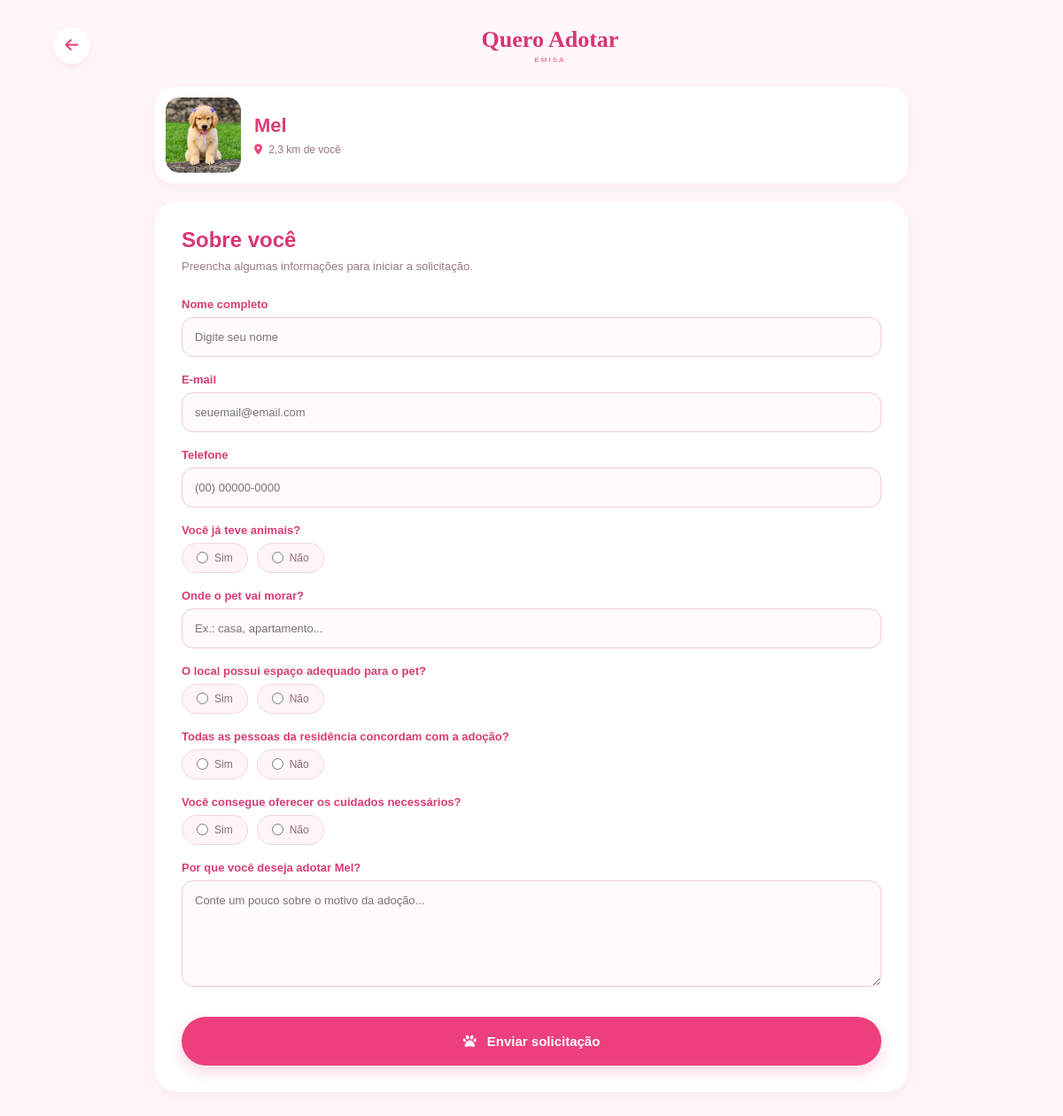
The app's page /pet/1/adotar/ (signed in) with its own data.
### app/models.py (models this page shows, shortened)
class Pet(models.Model):
    ESPECIES = [
        ('cao', 'Cão'),
        ('gato', 'Gato'),
    ]
    PORTES = [
        ('pequeno', 'Pequeno'),
        ('medio', 'Médio'),
        ('grande', 'Grande'),
    ]
    IDADES = [
        ('filhote', 'Filhote'),
        ('adulto', 'Adulto'),
    ]
    nome = models.CharField(max_length=100)
    foto = models.ImageField(
        upload_to='pets/',
        blank=True,
        null=True
    )
    especie = models.CharField(
        max_length=10,
        choices=ESPECIES
    )
    porte = models.CharField(
        max_length=10,
        choices=PORTES
    )
    idade = models.CharField(
        max_length=10,
        choices=IDADES
    )
    distancia = models.DecimalField(
        max_digits=5,
        decimal_places=1,
        default=0
    )
    vacinado = models.BooleanField(default=False)
    castrado = models.BooleanField(default=False)
    descricao = models.TextField(blank=True)
    temperamento = models.CharField(
        max_length=200,
        blank=True
    )
    disponivel = models.BooleanField(default=True)

### app/views.py (the view, shortened to what this page needs)
@login_required
def solicitar_adocao(request, pet_id):
    pet = Pet.objects.get(id=pet_id)
    return render(request, 'adocao.html', {
        'pet': pet
    })

### templates/adocao.html (shortened to what this page needs)
{% load static %}
<!DOCTYPE html>
<html lang="pt-br">
<head>
    <link rel="stylesheet" href="{% static 'css/style.css' %}">
    <link
        rel="stylesheet"
        href="https://cdnjs.cloudflare.com/ajax/libs/font-awesome/6.5.2/css/all.min.css"
    >
</head>
<body>
<div class="adocao-container">
    <header class="adocao-topo">
        <a href="{% url 'perfil_pet' pet.id %}" class="voltar">
            <i class="fa-solid fa-arrow-left"></i>
        </a>
        <div>
            <h1>Quero Adotar</h1>
            <span>EMISA</span>
        </div>
    </header>
    <section class="pet-escolhido">
        {% if pet.foto %}
            <img
                src="{{ pet.foto.url }}"
                alt="{{ pet.nome }}"
            >
        {% else %}
            {% if pet.especie == 'cao' %}
                🐶
            {% else %}
                🐱
            {% endif %}
        {% endif %}
        <div>
            <h2>{{ pet.nome }}</h2>
            <p>
                <i class="fa-solid fa-location-dot"></i>
                {{ pet.distancia }} km de você
            </p>
        </div>
    </section>
    <form method="POST" class="form-adocao">
        <h2>Sobre você</h2>
        <p class="subtitulo">
            Preencha algumas informações para iniciar a solicitação.
        </p>
        <label>
            Nome completo
        </label>
        <input
            type="text"
            name="nome_adotante"
            placeholder="Digite seu nome"
            required
        >
        <label>
            E-mail
        </label>
        <input
            type="email"
            name="email"
            placeholder="seuemail@email.com"
            required
        >
        <label>
            Telefone
        </label>
        <input
            type="tel"
            name="telefone"
            placeholder="(00) 00000-0000"
            required
        >
        <label>
            Você já teve animais?
        </label>
        <div class="opcoes-form">
            <label>
                <input
                    type="radio"
                    name="ja_teve_animais"
                    value="sim"
                    required
                >
                Sim
            </label>
            <label>
                <input
                    type="radio"
                    name="ja_teve_animais"
                    value="nao"
                >
                Não
            </label>
        </div>
        <label>
            Onde o pet vai morar?
        </label>
        <input
            type="text"
            name="local_moradia"
            placeholder="Ex.: casa, apartamento..."
            required
        >
        <label>
            O local possui espaço adequado para o pet?
        </label>
        <div class="opcoes-form">
            <label>
                <input
                    type="radio"
                    name="possui_espaco"
                    value="sim"
                    required
                >
                Sim
            </label>
            <label>
                <input
                    type="radio"
                    name="possui_espaco"
                    value="nao"
                >
                Não
            </label>
        </div>
        <label>
            Todas as pessoas da residência concordam com a adoção?
        </label>
        <div class="opcoes-form">
            <label>
                <input
                    type="radio"
                    name="todos_concordam"
                    value="sim"
                    required
                >
                Sim
            </label>
            <label>
                <input
                    type="radio"
                    name="todos_concordam"
                    value="nao"
                >
                Não
            </label>
        </div>
        <label>
            Você consegue oferecer os cuidados necessários?
        </label>
        <div class="opcoes-form">
            <label>
                <input
                    type="radio"
                    name="consegue_cuidar"
                    value="sim"
                    required
                >
                Sim
            </label>
            <label>
                <input
                    type="radio"
                    name="consegue_cuidar"
                    value="nao"
                >
                Não
            </label>
        </div>
        <label>
            Por que você deseja adotar {{ pet.nome }}?
        </label>
        <textarea
            name="motivo"
            rows="5"
            placeholder="Conte um pouco sobre o motivo da adoção..."
            required
        ></textarea>
        <button type="submit" class="btn-enviar-adocao">
            <i class="fa-solid fa-paw"></i>
            Enviar solicitação
        </button>
    </form>
</div>
</body>
</html>

### static/css/style.css (style rules this page uses)
* { margin: 0; padding: 0; box-sizing: border-box; }
html, body { width: 100%; min-height: 100%; }
body { font-family: Arial, sans-serif; background: #fff7fa; color: #555; }
.voltar, .perfil-favorito { width: 42px; height: 42px; border-radius: 50%; background: white; border: none; display: flex; align-items: center; justify-content: center; color: #e9437d; font-size: 17px; box-shadow: 0 3px 10px rgba(220, 60, 120, 0.10); cursor: pointer; text-decoration: none; flex-shrink: 0; }
.adocao-container { width: 100%; min-height: 100vh; background: #fff7fa; padding: 18px 5% 50px; }
.adocao-topo { width: 100%; height: 65px; display: flex; align-items: center; justify-content: space-between; margin-bottom: 15px; }
.adocao-topo > div { text-align: center; }
.adocao-topo h1 { margin: 0; color: #d93673; font-family: Georgia, serif; font-size: 26px; }
.adocao-topo span { display: block; color: #e84b83; font-size: 8px; letter-spacing: 2px; margin-top: 3px; }
.pet-escolhido { width: 100%; max-width: 850px; margin: 0 auto 20px; padding: 12px; display: flex; align-items: center; gap: 15px; background: white; border-radius: 20px; box-shadow: 0 4px 15px rgba(220, 60, 120, 0.08); }
.pet-escolhido img { width: 85px; height: 85px; border-radius: 15px; object-fit: cover; display: block; flex-shrink: 0; }
.pet-escolhido h2 { margin: 0 0 7px; color: #dc3f78; font-size: 22px; }
.pet-escolhido p { margin: 0; color: #967884; font-size: 12px; }
.pet-escolhido p i { color: #e84881; margin-right: 4px; }
.form-adocao { width: 100%; max-width: 850px; margin: 0 auto; padding: 30px; background: white; border-radius: 25px; box-shadow: 0 5px 20px rgba(220, 60, 120, 0.08); }
.form-adocao h2 { margin: 0 0 6px; color: #d93673; font-size: 24px; }
.form-adocao .subtitulo { margin: 0 0 25px; color: #9b7b88; font-size: 13px; line-height: 1.5; }
.form-adocao > label { display: block; margin: 18px 0 7px; color: #d83d75; font-size: 13px; font-weight: bold; }
.form-adocao input[type="text"], .form-adocao input[type="email"], .form-adocao input[type="tel"], .form-adocao textarea { width: 100%; padding: 14px; border: 1px solid #f0cad8; border-radius: 13px; outline: none; background: #fffafb; color: #555; font-family: Arial, sans-serif; font-size: 13px; transition: 0.2s; }
.form-adocao textarea { min-height: 120px; resize: vertical; }
.opcoes-form { display: flex; gap: 10px; flex-wrap: wrap; }
.opcoes-form label { display: flex; align-items: center; gap: 7px; padding: 9px 16px; border: 1px solid #f2d7e2; border-radius: 20px; background: #fff4f8; color: #8b6d79; font-size: 12px; cursor: pointer; transition: 0.2s; }
.opcoes-form input[type="radio"] { accent-color: #e9437d; }
.btn-enviar-adocao { width: 100%; height: 55px; margin-top: 30px; border: none; border-radius: 30px; background: #ed3f7c; color: white; font-size: 15px; font-weight: bold; cursor: pointer; box-shadow: 0 7px 18px rgba(230, 55, 120, 0.20); transition: 0.2s; }
.btn-enviar-adocao i { margin-right: 8px; }

### records on screen
Pet: foto (picture), nome "Mel", distancia "2,3"
